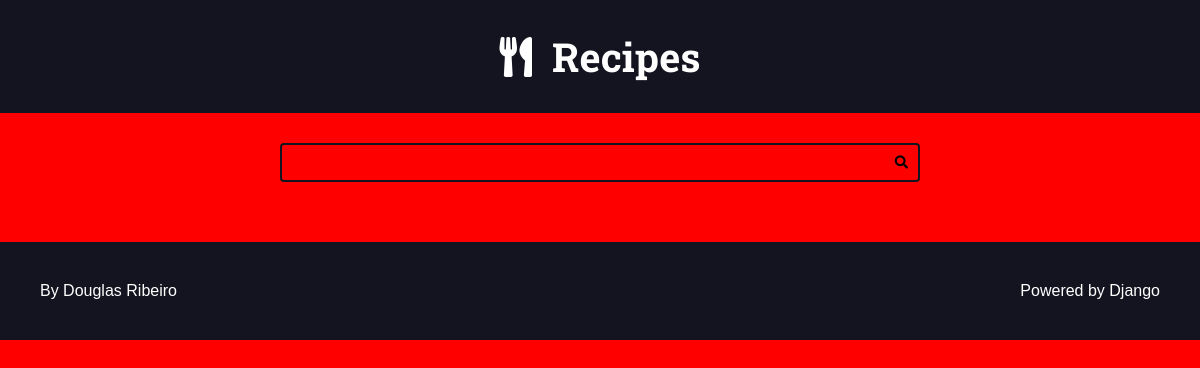
The app's page /recipes/category/2/, older data.
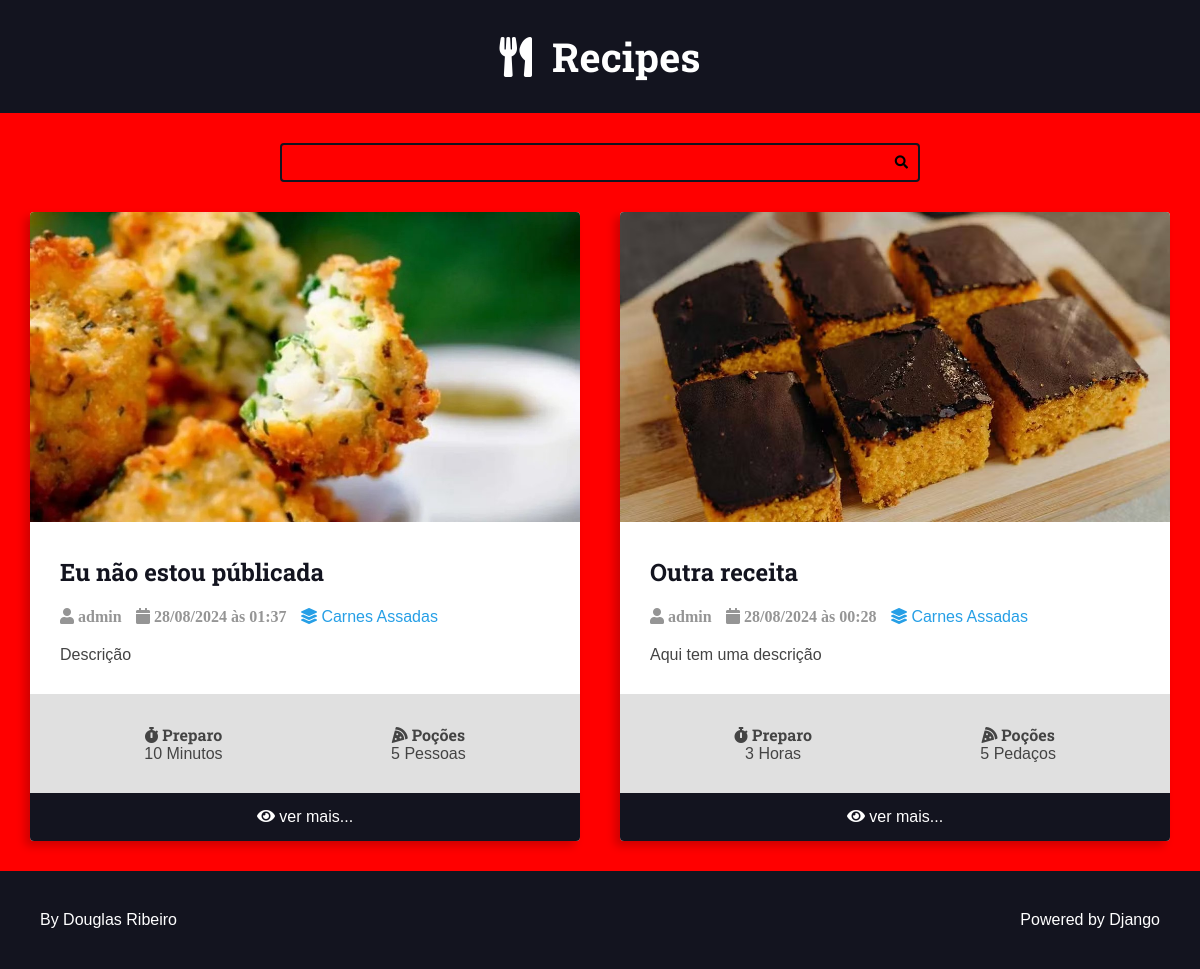
The same page, newer data.
### recipes/models.py (models this page shows, shortened)
class Recipe(models.Model):
    title = models.CharField(max_length=65)
    description = models.CharField(max_length=165)
    slug = models.SlugField()
    preparation_time = models.IntegerField()
    preparation_time_unit = models.CharField(max_length=165)
    servings = models.IntegerField()
    servings_unit = models.CharField(max_length=165)
    preparation_steps = models.TextField()
    preparation_steps_is_html = models.BooleanField(default=False)
    created_at = models.DateTimeField(auto_now_add=True)
    updated_at = models.DateTimeField(auto_now=True)
    is_published = models.BooleanField(default=False)
    cover = models.ImageField(upload_to='recipes/covers/%Y/%m/%d/', blank=True, default='')
    category = models.ForeignKey(Category,on_delete=models.SET_NULL, null=True,  blank=True, default=None,)
    author = models.ForeignKey(User, on_delete=models.SET_NULL, null=True)

class Category(models.Model):
    name = models.CharField(max_length=65)

### recipes/views.py (the view)
# urls.py: path('recipes/category/<int:category_id>/', views.category, name='category'),
def category(request, category_id):
    recipes = Recipe.objects.filter(category__id=category_id, is_published=True).order_by('-id')
    return render(request, 'recipes/pages/category.html', context={
        'recipes': recipes,
    })

### recipes/templates/recipes/pages/category.html (shortened to what this page needs)
{% extends "global/base.html" %}
{% block content %}
    <div class="main-content main-content-list container">
        {% for recipe in recipes %}
            {% include "recipes/partials/recipe.html" %}
        {% endfor %}
    </div>
{% endblock content %}

### recipes/templates/recipes/partials/recipe.html (shortened to what this page needs)
<div class="recipe recipe-list-item">
    {% if recipe.cover %}
        <div class="recipe-cover">
            <a href="{% url 'recipes:recipe' recipe.id %}">
                <img src="{{recipe.cover.url}}" alt="Temporário">
            </a>
    {% endif %}
    </div>
    <div class="recipe-title-container">
        <h2 class="recipe-title">
            <a href="{% url 'recipes:recipe' recipe.id %}">
                {{ recipe.title }}
            </a>
        </h2>
    </div>
    <div class="recipe-author">
        <span class="recipe-author-item">
            <i class="fas fa-user">
                {% if recipe.author.first_name %}
                    {{ recipe.author.first_name }} {{ recipe.author.last_name}}
                {% else %}
                    {{ recipe.author.username }}
                {% endif %}
            </i>
        </span>
        <span class="recipe-author-item">
            <i class="fas fa-calendar alt">
                {{recipe.created_at|date:"d/m/Y"}} às {{recipe.created_at|date:"H:i"}}
            </i>
        </span>
        {% if  recipe.category is not None %}
            <span class="recipe-author-item">
                <a href="{% url 'recipes:category' recipe.category.id %}">
                    <i class="fas fa-layer-group"></i>
                    <span>{{recipe.category.name}}</span>
                </a>
            </span>
        {% endif %}
    </div>
    <div class="recipe-content">
        <p>{{recipe.description}}</p>
    </div>
    <div class="recipe-meta-container">
        <div class="recipe-meta recipe-preparation">
            <h3 class="recipe-meta-title">
                <i class="fas fa-stopwatch"></i> Preparo</h3>
            <div class="recipe-meta-text">
                {{recipe.preparation_time}} {{recipe.preparation_time_unit}}
            </div>
        </div>
        <div class="recipe-meta recipe-servings">
            <h3 class="recipe-meta-title"><i class="fas fa-pizza-slice"></i> Poções </h3>
            <div class="recipe-meta-text">
                {{recipe.servings}} {{recipe.servings_unit}}
            </div>
        </div>
    </div>
    {% if is_detail_page is not True %}
        <footer class="recipe-footer">
            <a href="{% url 'recipes:recipe' recipe.id %}" class="recipe-read-more button button-dark button-full-width">
                <i class="fas fa-eye"></i>
                <span>ver mais...</span>
            </a>
        </footer>
    {% endif %}
</div>

Row changes from the older to the newer data that the page shows:
added Recipe: cover (picture), title "Eu não estou públicada", author.username "admin", created_at "28/08/2024", created_at "01:37", category.name "Carnes Assadas", description "Descrição", preparation_time "10", preparation_time_unit "Minutos", servings "5", servings_unit "Pessoas"
added Recipe: cover (picture), title "Outra receita", author.username "admin", created_at "28/08/2024", created_at "00:28", category.name "Carnes Assadas", description "Aqui tem uma descrição", preparation_time "3", preparation_time_unit "Horas", servings "5", servings_unit "Pedaços"
